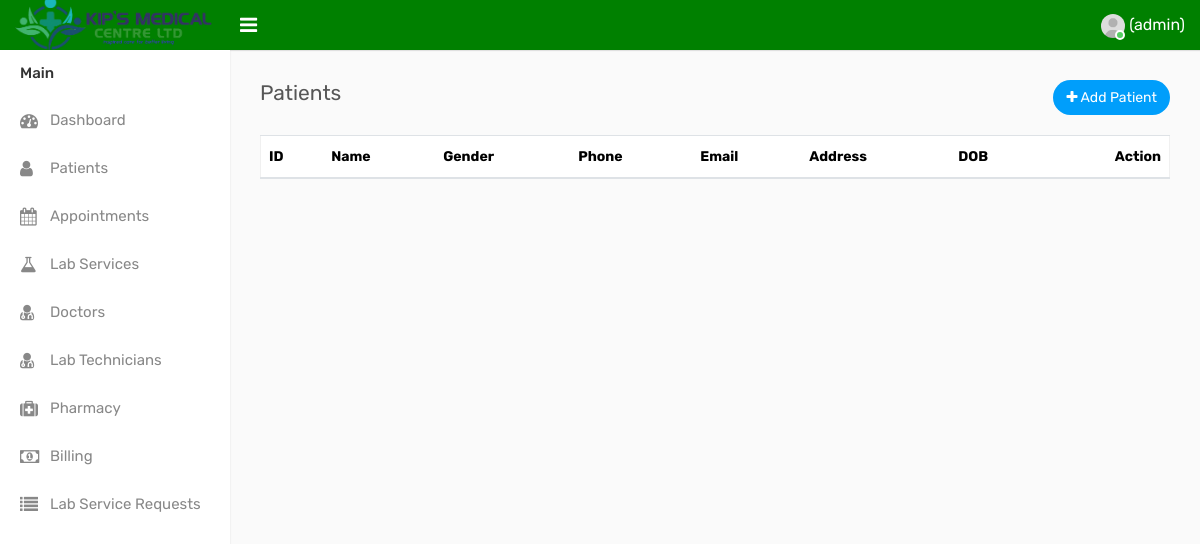
/patients (signed in), run on an earlier commit of the app's database.
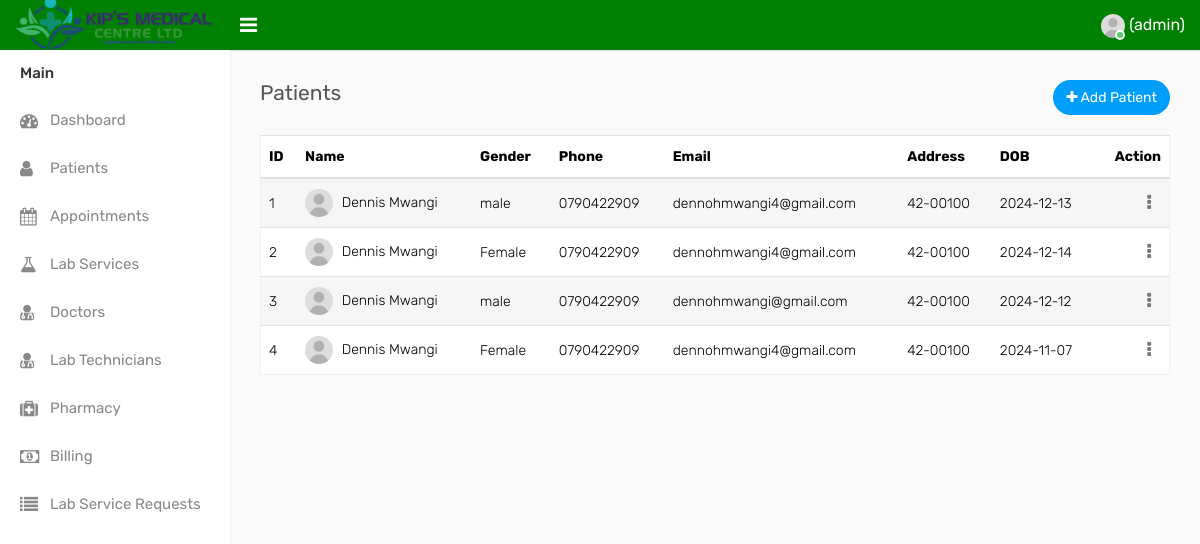
And on a later commit of the database.
### models/patients.py (models this page shows, shortened)
class Patient(db.Model):
    __tablename__ = "patients"
    id = Column(Integer, primary_key=True, autoincrement=True)
    first_name = Column(String(100), nullable=False)
    last_name = Column(String(100), nullable=False)
    email = Column(String(150), nullable=True)
    address = Column(String(), nullable=True)
    gender = Column(String(10), nullable=False)
    phone = Column(String(15), nullable=False)
    dob=Column(Date, nullable=True)

### main.py (the view)
@app.route('/patients')
@login_required
@role_required(['admin', 'doctor'])
def patient():
     patients = Patient.query.all()
     return render_template('patients.html', patients=patients)

### main.py (called while the page is built)
@login_manager.user_loader
def load_user(user_id):
    return User.query.get(int(user_id))

def role_required(roles):
    def decorator(f):
        @wraps(f)
        def decorated_function(*args, **kwargs):
            if not current_user.is_authenticated:
                flash('Please log in to access this page.', 'error')
                return redirect(url_for('login'))
            if current_user.role not in roles:
                flash('You do not have permission to access this page.', 'error')
                return redirect(url_for('index'))
            return f(*args, **kwargs)
        return decorated_function
    return decorator

### templates/patients.html (shortened to what this page needs)
{% extends "base.html" %}
{% block content %}
        <div class="page-wrapper">
            <div class="content">
                <div class="row">
                    <div class="col-sm-4 col-3">
                        <h4 class="page-title">Patients</h4>
                    </div>
                    <div class="col-sm-8 col-9 text-right m-b-20">
                        <a href="/add-patient" class="btn btn btn-primary btn-rounded float-right"><i class="fa fa-plus"></i> Add Patient</a>
                    </div>
                </div>
				<div class="row">
					<div class="col-md-12">
						<div class="table-responsive">
							<table class="table table-border table-striped custom-table datatable mb-0">
								<thead>
									<tr>
										<th>ID</th>
										<th>Name</th>
										<th>Gender</th>
										<th>Phone</th>
										<th>Email</th>
										<th>Address</th>
										<th>DOB</th>
										<th class="text-right">Action</th>
									</tr>
								</thead>
								<tbody>
									{% for patient in patients %}
									<tr>
										<td>{{ patient.id }}</td>
										<td>
											<img width="28" height="28" src="/static/assets/img/user.jpg" class="rounded-circle m-r-5" alt="">
											{{ patient.first_name }} {{ patient.last_name }}
										</td>
										<td>{{ patient.gender }}</td>
										<td>{{ patient.phone }}</td>
										<td>{{ patient.email if patient.email else '-' }}</td>
										<td>{{ patient.address if patient.address else '-' }}</td>
										<td>{{ patient.dob.strftime('%Y-%m-%d') if patient.dob else '-' }}</td>
										<td class="text-right">
                                            <div class="dropdown dropdown-action">
                                                <a href="#" class="action-icon dropdown-toggle" data-toggle="dropdown" aria-expanded="false"><i class="fa fa-ellipsis-v"></i></a>
                                            </div>
                                        </td>
									</tr>
									{% endfor %}
								</tbody>
							</table>
						</div>
					</div>
                </div>
            </div>
        </div>
{% endblock %}

What changed in the data, as far as the page shows it:
added Patient: id "1", first_name "Dennis", last_name "Mwangi", gender "male", phone "0790422909", email "dennohmwangi4@gmail.com", address "42-00100", dob "2024-12-13"
added Patient: id "2", first_name "Dennis", last_name "Mwangi", gender "Female", phone "0790422909", email "dennohmwangi4@gmail.com", address "42-00100", dob "2024-12-14"
added Patient: id "3", first_name "Dennis", last_name "Mwangi", gender "male", phone "0790422909", email "dennohmwangi@gmail.com", address "42-00100", dob "2024-12-12"
added Patient: id "4", first_name "Dennis", last_name "Mwangi", gender "Female", phone "0790422909", email "dennohmwangi4@gmail.com", address "42-00100", dob "2024-11-07"
